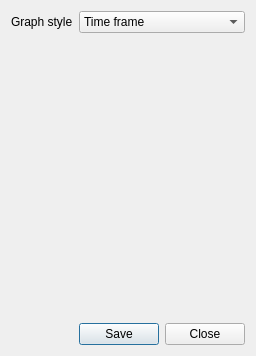
<?xml version="1.0" encoding="UTF-8"?>
<ui version="4.0">
 <class>SettingsDialog</class>
 <widget class="QDialog" name="SettingsDialog">
  <property name="geometry">
   <rect>
    <x>0</x>
    <y>0</y>
    <width>423</width>
    <height>360</height>
   </rect>
  </property>
  <property name="sizePolicy">
   <sizepolicy hsizetype="Fixed" vsizetype="Fixed">
    <horstretch>0</horstretch>
    <verstretch>0</verstretch>
   </sizepolicy>
  </property>
  <property name="windowTitle">
   <string>Settings</string>
  </property>
  <property name="whatsThis">
   <string/>
  </property>
  <property name="modal">
   <bool>true</bool>
  </property>
  <layout class="QGridLayout" name="gridLayout">
   <property name="sizeConstraint">
    <enum>QLayout::SetFixedSize</enum>
   </property>
   <item row="0" column="0">
    <layout class="QVBoxLayout" name="verticalLayout">
     <item>
      <widget class="QLabel" name="label">
       <property name="text">
        <string>Graph style</string>
       </property>
      </widget>
     </item>
    </layout>
   </item>
   <item row="1" column="0">
    <spacer name="verticalSpacer">
     <property name="orientation">
      <enum>Qt::Vertical</enum>
     </property>
     <property name="sizeHint" stdset="0">
      <size>
       <width>20</width>
       <height>284</height>
      </size>
     </property>
    </spacer>
   </item>
   <item row="2" column="1">
    <widget class="QDialogButtonBox" name="buttonBox">
     <property name="sizePolicy">
      <sizepolicy hsizetype="Expanding" vsizetype="Fixed">
       <horstretch>0</horstretch>
       <verstretch>0</verstretch>
      </sizepolicy>
     </property>
     <property name="orientation">
      <enum>Qt::Horizontal</enum>
     </property>
     <property name="standardButtons">
      <set>QDialogButtonBox::Close|QDialogButtonBox::Save</set>
     </property>
    </widget>
   </item>
   <item row="0" column="1">
    <widget class="QComboBox" name="plotStyleComboBox">
     <item>
      <property name="text">
       <string>Time frame</string>
      </property>
     </item>
     <item>
      <property name="text">
       <string>Always append points</string>
      </property>
     </item>
    </widget>
   </item>
  </layout>
 </widget>
 <resources/>
 <connections>
  <connection>
   <sender>buttonBox</sender>
   <signal>accepted()</signal>
   <receiver>SettingsDialog</receiver>
   <slot>accept()</slot>
   <hints>
    <hint type="sourcelabel">
     <x>248</x>
     <y>254</y>
    </hint>
    <hint type="destinationlabel">
     <x>157</x>
     <y>274</y>
    </hint>
   </hints>
  </connection>
  <connection>
   <sender>buttonBox</sender>
   <signal>rejected()</signal>
   <receiver>SettingsDialog</receiver>
   <slot>reject()</slot>
   <hints>
    <hint type="sourcelabel">
     <x>316</x>
     <y>260</y>
    </hint>
    <hint type="destinationlabel">
     <x>286</x>
     <y>274</y>
    </hint>
   </hints>
  </connection>
 </connections>
</ui>
